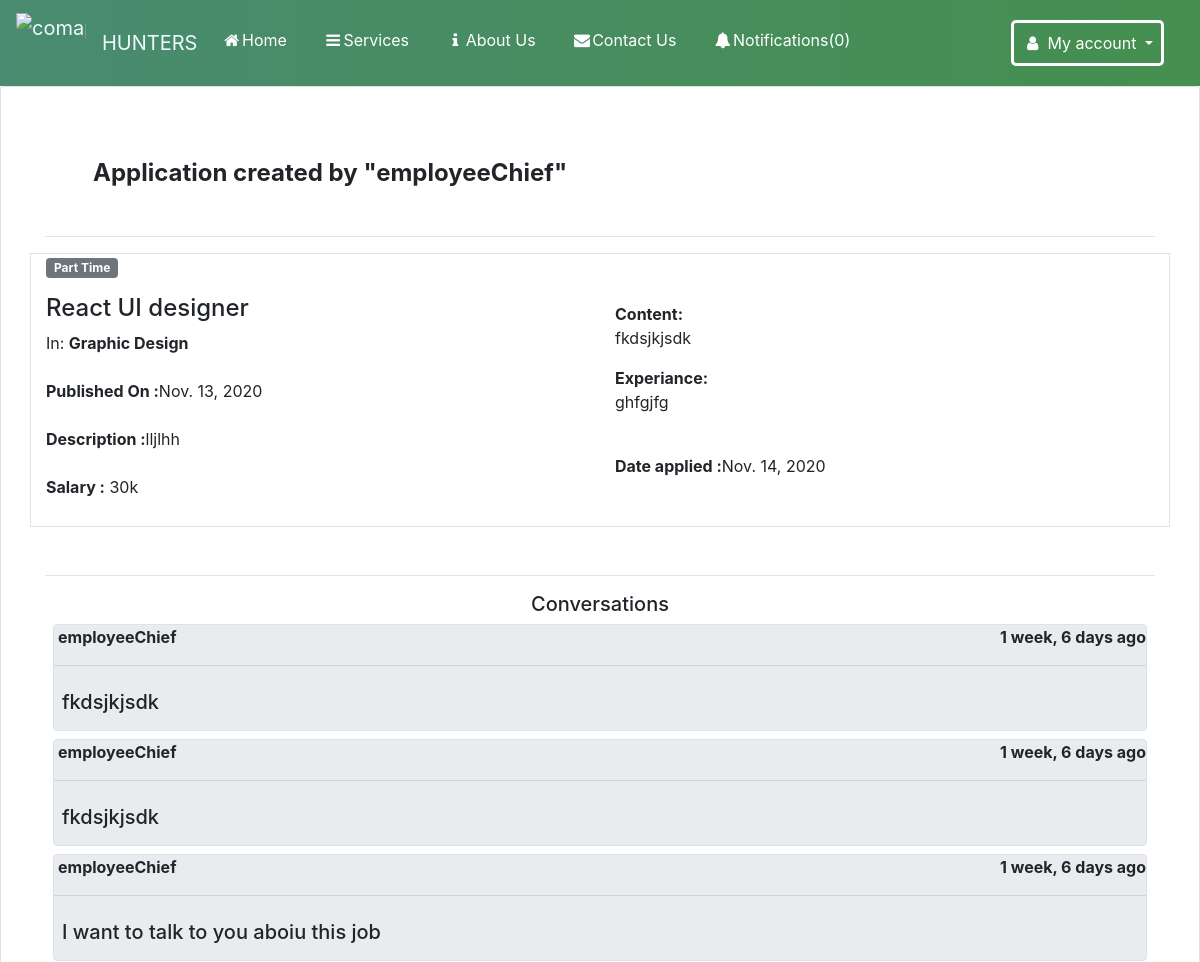
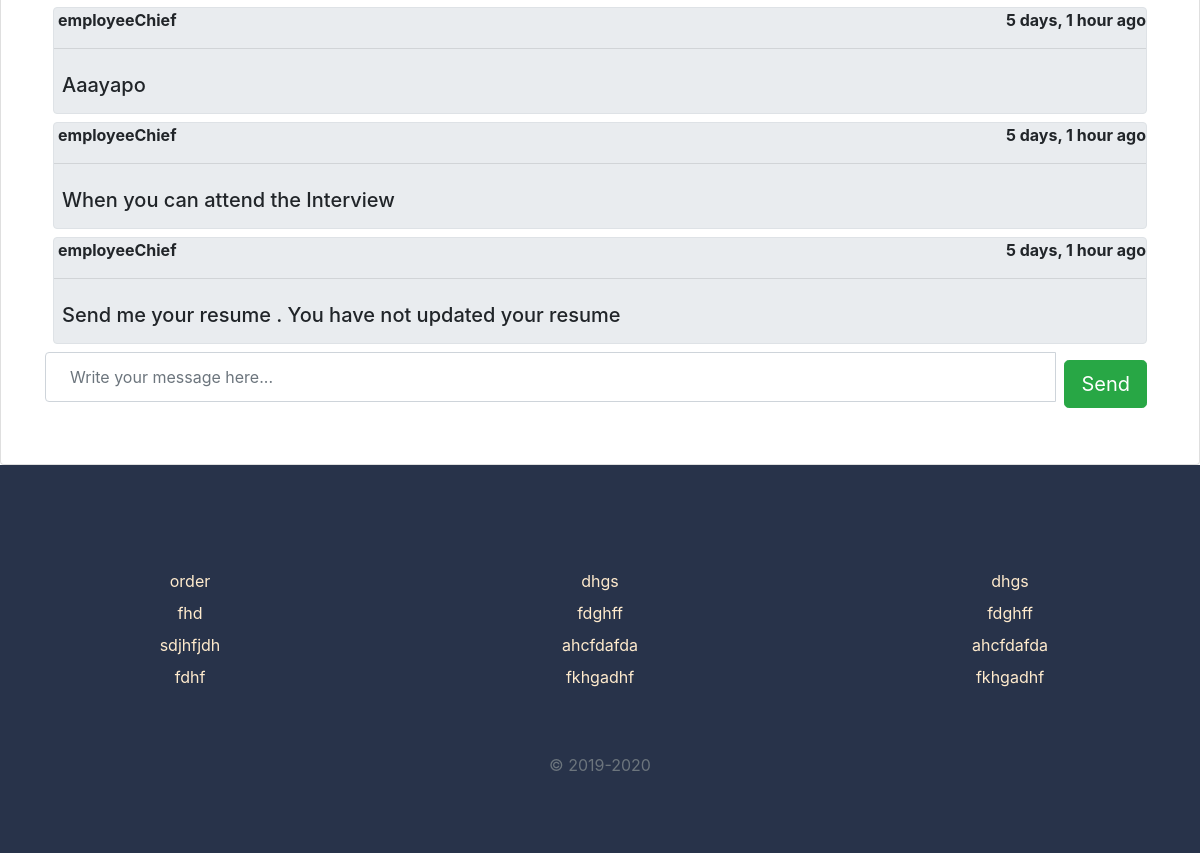
/application/7 (signed in), run on the app's committed database (2 pictures, top to bottom).
### home/models.py (models this page shows, shortened)
class Application(models.Model):
    job = models.ForeignKey(JobPosting,related_name='applications',on_delete=models.CASCADE)
    content=models.CharField( max_length=300)
    experiance=models.CharField(max_length=300)
    created_by = models.ForeignKey(User,related_name='applications', on_delete=models.CASCADE,
                        null=True ,  editable=False, blank=True)
    created_at = models.DateTimeField(auto_now_add=True)

class JobPosting(models.Model):
    created_by = models.ForeignKey(User,related_name='jobs', on_delete=models.CASCADE,
                        null=True ,  editable=False, blank=True)
    title = models.CharField(max_length=100)
    company_name = models.CharField(max_length=200)
    employment_status = models.CharField(choices=JOB_TYPE, max_length=10)
    vacancy = models.CharField(max_length=10, null=True)
    gender = models.CharField(choices=GENDER, max_length=30, null=True)
    category = models.CharField(choices=CATEGORY, max_length=30)
    description = models.TextField()
    responsibilities = models.TextField()
    experience = models.CharField(max_length=100)
    job_location = models.CharField(max_length=120)
    Salary = models.CharField(max_length=100, null=True, blank=True)
    application_deadline = models.DateTimeField()
    published_on = models.DateTimeField(auto_now_add=True)
    class Meta:
        ordering=['-published_on']

class ConversationMessage(models.Model):
    application = models.ForeignKey(Application,related_name='conversationmessages',on_delete=models.CASCADE)
    content=models.TextField()
    created_by = models.ForeignKey(User,related_name='conversationmessages', on_delete=models.CASCADE)
    created_at = models.DateTimeField(auto_now_add=True)
    class Meta:
        ordering=['created_at']

### home/views.py (the view, shortened to what this page needs)
# urls.py: path('application/<int:app_id>',views.view_application,name='view_application'),
@login_required
def view_application(request,app_id):
    if request.user.userprofile.is_employer:
        application = get_object_or_404(Application, pk= app_id, job__created_by= request.user)
    else:
        application = get_object_or_404(Application, pk= app_id, created_by= request.user)
    return render(request,'viewapplication.html',{'application':application})

### home/context_processors.py (called while the page is built)
def notification(request):
    if request.user.is_authenticated:
        return {'notifications':request.user.notifications.filter(is_read=False)}
    else:
        return {'notifications':[]}

### templates/viewapplication.html (shortened to what this page needs)
{% include 'navbar.html' %}
<section class="site-section mt-0  card">
    <div class="container pb-5 ">
        <h4 class="text-left font-weight-bold m-5 pt-4 "> Application created by "{{application.created_by}}" </h4>
        <hr>
        <div class="mb-5">
            <div class="row align-items-start job-item border shadow-md pb-0 mb-3 pt-0">
                <div class="col-md-6 text-left">
                    <span class="badge badge-secondary px-2 py-1 mb-3">
              {{application.job.employment_status}}
            </span>
                    <h4>{{application.job.title}}</a>
                    </h4>
                    In: <strong>{{application.job.category}}</strong><br> <br>
                    <strong> Published On :</strong>{{application.job.published_on|date}} <br> <br>
                    <strong> Description :</strong>{{application.job.description}} <br> <br>
                    <strong class="text-black">Salary :</strong> {{application.job.Salary}}<br> <br>
                </div>
                <div class="col-md-6 py-5 text-left">
                    <strong>Content:</strong>
                    <p>{{application.content}}</p>
                    <strong> Experiance:</strong>
                    <p>{{application.experiance}}</p>
                     <br>
                    <strong>    Date applied :</strong>{{application.created_at|date}}
                </div>
            </div>
        </div>
        <hr>
        <h5 class="text-center  ">Conversations</h5>
        {% for message in application.conversationmessages.all %}
        <div class="chat_ib border rounded  m-2 p-0 jumbotron  ">
            <p class="font-weight-bold pl-1  pt-0 pb-0">{{message.created_by.username}} <span class="chat_date float-right pl-5">{{message.created_at|timesince}} ago </span></p>
            <hr>
            <h5 class=" p-2">{{message.content}}</h5>
        </div>
        {% empty %}
        <p class="text-center">Currently you don't have any messages </p>
        {% endfor %}
        <form method='POST'>{% csrf_token %}
            <div class="panel-footer">
                <div class="input-group">
                    <input type="textarea" name="content" id="id_content " class=" p-4  mb-2 form-control input-lg chat_input " placeholder="Write your message here..." />
                    <span class="input-group-btn">
                        <button class="btn btn-success  m-2 btn-lg"  type="submit">Send</button>
                        </span>
                </div>
            </div>
        </form>
</section>
{% include 'footer.html' %}

### templates/viewapplication.html (style rules this page uses)
section { background: white; }

### data on the page
Application: created_by "employeeChief", job.employment_status "Part Time", job "React UI designer", job.category "Graphic Design", job.published_on "Nov. 13, 2020", job.description "lljlhh", job.Salary "30k", content "fkdsjkjsdk", experiance "ghfgjfg", created_at "Nov. 14, 2020"
ConversationMessage: created_by.username "employeeChief", created_at "1 week, 6 days", content "fkdsjkjsdk"
ConversationMessage: created_by.username "employeeChief", created_at "1 week, 6 days", content "fkdsjkjsdk"
ConversationMessage: created_by.username "employeeChief", created_at "1 week, 6 days", content "I want to talk to you aboiu this job"
ConversationMessage: created_by.username "employeeChief", created_at "5 days, 1 hour", content "Aaayapo"
ConversationMessage: created_by.username "employeeChief", created_at "5 days, 1 hour", content "When you can attend the Interview"
ConversationMessage: created_by.username "employeeChief", created_at "5 days, 1 hour", content "Send me your resume . You have not updated your resume"

### other printed values
{{ notifications.count }} "0"
